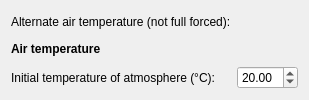
                        <widget class="QWidget" name="page_forceT_no">
                         <layout class="QGridLayout" name="gridLayout_58">
                          <item row="0" column="0">
                           <widget class="QLabel" name="label_56">
                            <property name="text">
                             <string>Alternate air temperature (not full forced):</string>
                            </property>
                           </widget>
                          </item>
                          <item row="1" column="0">
                           <widget class="QLabel" name="label_57">
                            <property name="text">
                             <string>&lt;html&gt;&lt;head/&gt;&lt;body&gt;&lt;p&gt;&lt;span style=&quot; font-weight:600;&quot;&gt;Air temperature&lt;/span&gt;&lt;/p&gt;&lt;/body&gt;&lt;/html&gt;</string>
                            </property>
                           </widget>
                          </item>
                          <item row="2" column="0">
                           <widget class="QLabel" name="label_58">
                            <property name="text">
                             <string>Initial temperature of atmosphere (°C):</string>
                            </property>
                           </widget>
                          </item>
                          <item row="2" column="1">
                           <widget class="QDoubleSpinBox" name="sb_initT">
                            <property name="locale">
                             <locale language="English" country="UnitedStates"/>
                            </property>
                            <property name="minimum">
                             <double>-10.000000000000000</double>
                            </property>
                            <property name="maximum">
                             <double>50.000000000000000</double>
                            </property>
                            <property name="value">
                             <double>20.000000000000000</double>
                            </property>
                           </widget>
                          </item>
                         </layout>
                        </widget>
